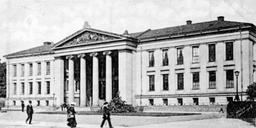
#> input picture oblig_2/uio.png, 256 x 128 px, shrunk from 496 x 248 before the run
$ python oppgave2.py
#> lines starting #> are read from the running program, lines starting #| are printed output that depends on the picture; long printed decimals are rounded
from scipy import signal
import numpy as np
from imageio import imread
import matplotlib.pyplot as plt

# Henter ut bildet:
filnavn = 'uio.png'
q = np.array([0.1, 0.5, 2, 8, 32])

# Steg 1 og 2
# "hovedmetode"
def kompresjon(filnavn, q):
#> called with filnavn = 'uio.png', q = 0.1
    bilde = imread(filnavn, as_gray=True)
#> bilde is the input picture: shape (128, 256) float32; min 0, max 255, mean 175.4
    # Steg 5 - Q
    Q = np.array([[16, 11, 10, 16, 24, 40, 51, 61],
                  [12, 12, 14, 19, 26, 58, 60, 55],
                  [14, 13, 16, 24, 40, 57, 69, 56],
                  [14, 17, 22, 29, 51, 87, 80, 62],
                  [18, 22, 37, 56, 68, 109, 103, 77],
                  [24, 35, 55, 64, 81, 104, 113, 92],
                  [49, 64, 78, 87, 103, 121, 120, 101],
                  [72, 92, 95, 98, 112, 100, 103, 99]])

    qQ = np.multiply(q, Q)
    O, P = bilde.shape
#> O = 128; P = 256
    bildet = bilde
    bildet -= 128

    O_b = int(O / 8)
#> O_b = 16
    P_b = int(P / 8)
#> P_b = 32
    blokker = np.zeros((O_b, P_b), dtype=np.ndarray)
    rekonstruerte_blokker = np.zeros((O_b, P_b), dtype=np.ndarray)

    for i in range(0, O, 8):
        for j in range(0, P, 8):
            blokker[int(i / 8)][int(j / 8)] = transformer(bildet[i:i + 8, j:j + 8])
            blokker[int(i / 8)][int(j / 8)] = np.round(np.divide(blokker[int(i / 8)][int(j / 8)], qQ))

    # Resultat (Steg 6)
    entropien = beregn_entropi(utvid_blokker(blokker, bildet))
    print('Entropien for bilde med kompresjonsrate', q, '=', entropien)

    for i in range(O_b):
        for j in range(P_b):
            blokker[i][j] = np.round(np.multiply(blokker[i][j], qQ))
            rekonstruerte_blokker[i][j] = inv_transformer(blokker[i][j])

    rekonstruerte_blokker += 128

    rekonstruert = utvid_blokker(rekonstruerte_blokker, bilde)

    plt.imsave('rekonstruert_uio_q={}.png'.format(q), rekonstruert, cmap='gray')
    print("--lagret bilde--")

# Steg 3 - transformere
def transformer(f):
    F = np.zeros((8, 8))
    for v in range(8):
        for u in range(8):
            # Forste del av uttrykket
            del1 = (1 / 4) * c(u) * c(v)
            # Andre del av uttrykket
            del2 = 0
            # Folger formelen
            for y in range(8):
                for x in range(8):
                    del2 += f[y][x] * np.cos(((2 * y + 1) * u * np.pi) / 16) * np.cos(((2 * x + 1) * v * np.pi) / 16)

            F[u][v] = del1 * del2
    return F

# Steg 4 - rekonstruere, invers transform
def inv_transformer(F):
    f = np.zeros((8, 8))
    for y in range(8):
        for x in range(8):
            summen = 0
            for v in range(8):
                for u in range(8):

                    # Folger formelen
                    summen += c(u) * c(v) * F[u][v] * np.cos((2 * x + 1) * v * np.pi / 16) * np.cos((2 * y + 1) * u * np.pi / 16)
            f[y][x] = round(1/4 * summen)
    return f

# Hjelpemetode som bestemmer c(a)
def c(a):
    if (a == 0):
        c_uv = 1 / np.sqrt(2)
        return c_uv
    else:
        return 1

# Metode for aa regne ut entropien (Steg 6)
def beregn_entropi(A):
    # Finner histogram
    intensities = np.arange(256)
    p = np.zeros(256)
    for i in range(256):
        p[i] = np.sum(A == intensities[i])
    # Det normaliserte histogrammet
    p /= A.size

    # Finner entropien
    h_entropi = 0
    for i in range(256):
        p_i = p[i]
        if p_i > 1E-11:
            h_entropi += p_i * np.log2(p_i)
    print("entropi funnet")
    return -h_entropi

# Hjelpemetode
def utvid_blokker(blokker, bilde):
    O_b, P_b = bilde.shape
    resultat = np.zeros((O_b, P_b))

    for i in range(0, O_b, 8):
        for j in range(0, P_b, 8):
            resultat[i:i + 8, j:j + 8] = blokker[int(i / 8)][int(j / 8)]
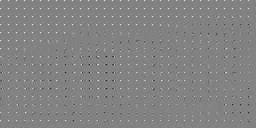
#> resultat: shape (128, 256) float64; min -635, max 610, mean 3.7; drawn with min black and max white
    return resultat

for i in q:
    kompresjon(filnavn, i)
#| Entropien for bilde med kompresjonsrate 0.1 = 2.408
#> (the run stopped early here; a loop or call above may not have finished)
